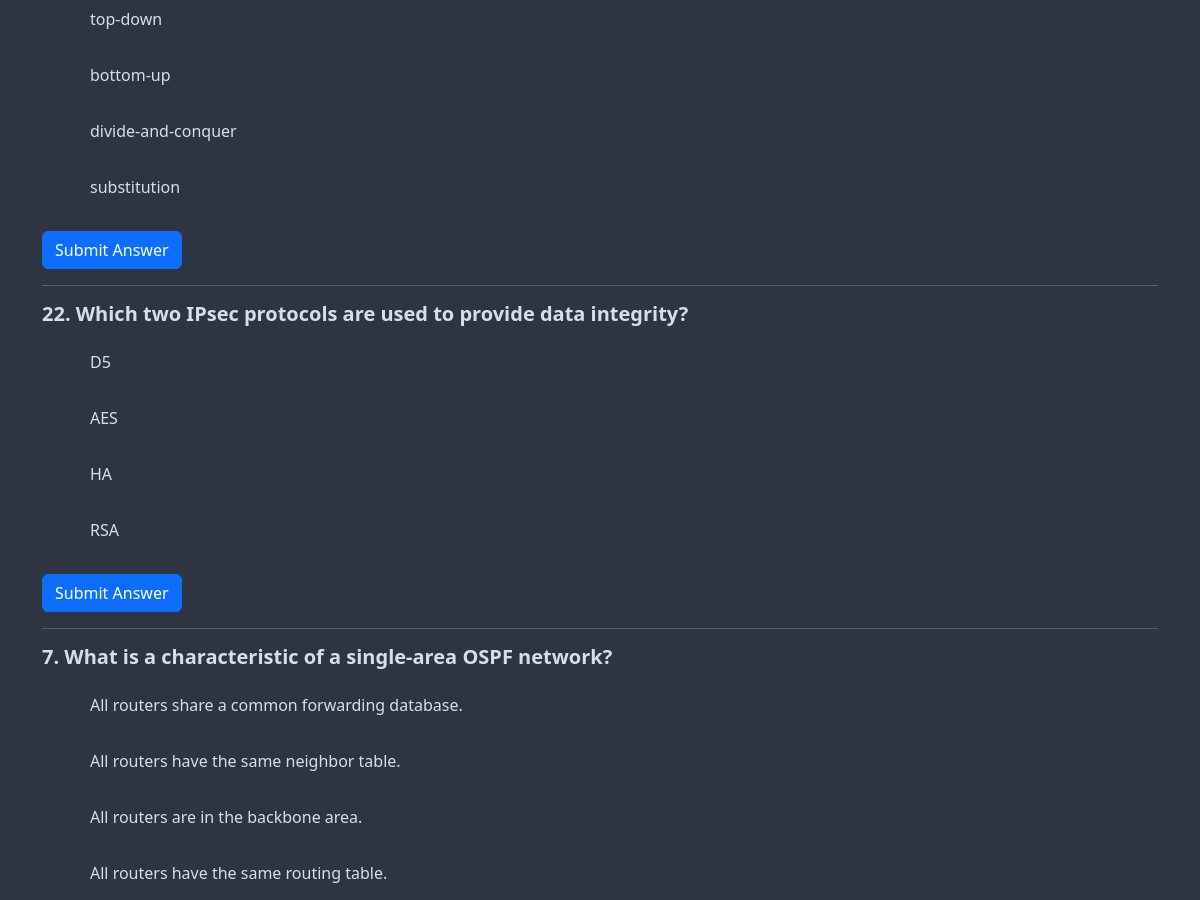
The app's page /take-test/1?duration=30 (middle part), older data.
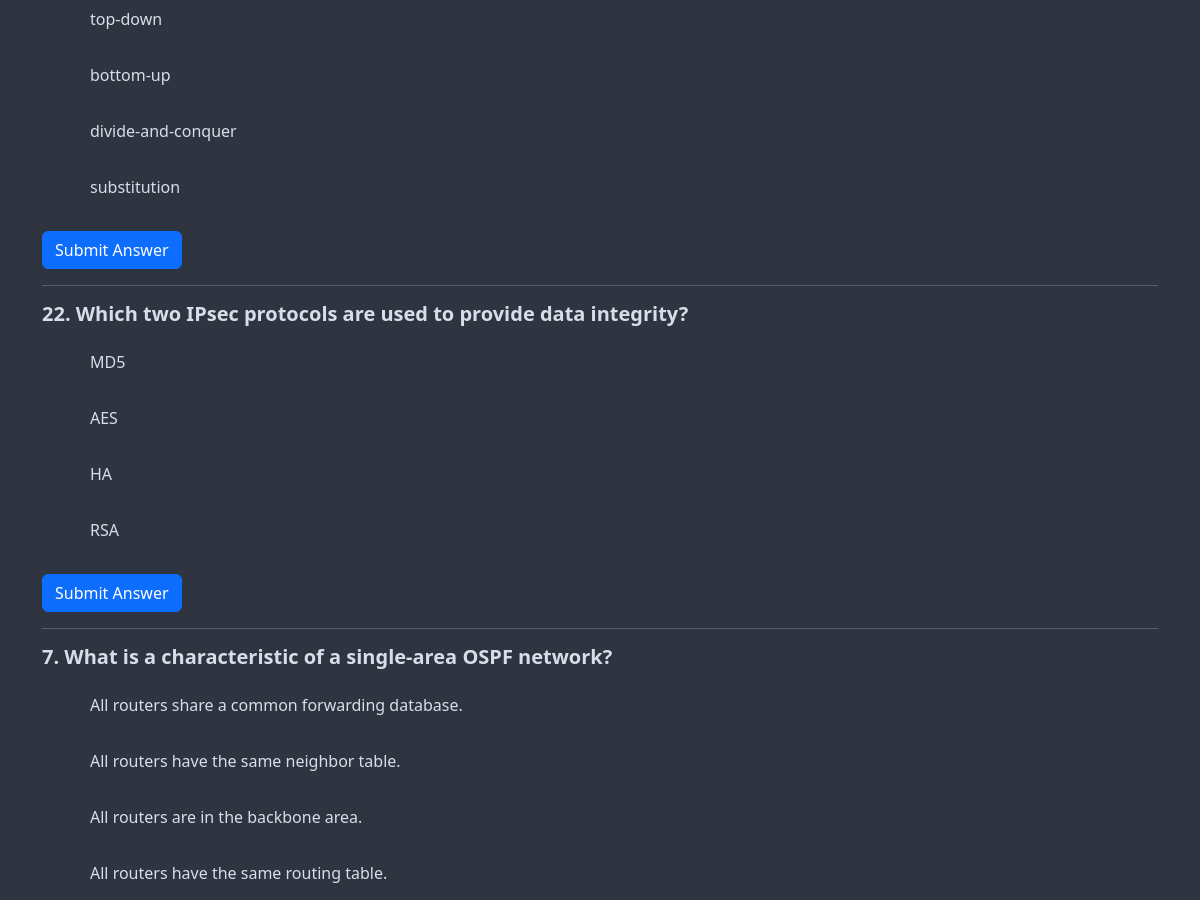
The same page, newer data.
### main/models.py (models this page shows, shortened)
class Answer(models.Model):
    question = models.ForeignKey('Question', on_delete=models.CASCADE, related_name='answer_question')
    answer = models.CharField(max_length=500)

class Question(models.Model):
    question = models.CharField(max_length=250)
    extra_information = models.TextField(null=True, blank=True)
    image = models.ImageField(upload_to='question-images', null=True, blank=True)
    answers = models.ManyToManyField('Answer', blank=True, related_name='question_answers')
    correct_answers = models.ManyToManyField('Answer', blank=True, related_name='question_correct_answers')
    explanation = models.TextField(null=True, blank=True)

### main/views.py (the view)
# urls.py: path('take-test/<int:test_id>', TakeTestView.as_view(), name='take-test'),
class TakeTestView(View):
    def get(self, request, test_id: int):
        test = get_object_or_404(Test, pk=test_id)
        duration = request.GET.get('duration')
        if duration == "30":
            questions = test.questions.all().order_by('?')[0:15]
        elif duration == "60":
            questions = test.questions.all().order_by('?')[0:30]
        else:
            questions = test.questions.all().order_by('?')
        return render(request, 'take_test.html', context={'test': test, 'questions': questions})

### main/templatetags/test_utils.py (called while the page is built)
@register.filter(name="get_correct_answers")
def get_correct_answers(question):
    return list(question.correct_answers.all().values_list('pk', flat=True))

### main/templates/take_test.html (shortened to what this page needs)
{% extends 'base.html' %}
{% load test_utils %}
{% block content %}
<div class="container">
    <div class="test">
        <div class="questions">
            {% for question in questions %}
            <h5>{{ question.question }}</h5>
            <ul class="answers-list">
                {% for answer in question.answers.all %}
                <li id="answer{{ answer.pk }}" class="answer" onclick='addAnswer("{{ question.pk }}", "{{answer.pk}}")'>{{ answer.answer }}</li>
                {% endfor %}
            </ul>
            <button
                id="question-{{ question.pk }}-selector"
                class="btn btn-primary"
                onclick='selectAnswer("{{ question.pk }}", {{ question|get_correct_answers }})'
                >
                Submit Answer
            </button>
            <hr>
            {% endfor %}
        </div>
    </div>
</div>
{% endblock content %}

### main/templates/base.html (shortened to what this page needs)
{% load static %}
<!DOCTYPE html>
<html lang="en">
<head>
    <link rel="stylesheet" href="{% static 'css/style.css' %}">
    <link href="https://cdn.jsdelivr.net/npm/bootstrap@5.3.0/dist/css/bootstrap.min.css" rel="stylesheet"
>
</head>
<body class="dark">
    <main>
        {% block content %}
        {% endblock content %}
    </main>
</body>
</html>

### main/static/css/style.css (style rules this page uses)
body { --light-background-1: #2E3440; --light-background-2: #3B4252; --light-background-3: #434C5E; --light-background-4: #4C566A; --dark-background-1: #D8DEE9; --dark-background-2: #E5E9F0; --dark-background-3: #ECEFF4; --dark-background-4: #EFF0F3; --frost-1: #8FBCBB; --frost-2: #88C0D0; --frost-3: #81A1C1; --frost-4: #5E81AC; --green-1: #8DA577; --green-2: #A3BE8C; --red-1: #BF616A; --red-2: #9C5159; --orange-1: #D08770; --orange-2: #B67562; --yellow-1: #EBCB8B; --yellow-2: #D1B479; --pink: #B48EAD; }
body.dark { --dark-background-1: #2E3440; --dark-background-2: #3B4252; --dark-background-3: #434C5E; --dark-background-4: #4C566A; --light-background-1: #D8DEE9; --light-background-2: #E5E9F0; --light-background-3: #ECEFF4; --light-background-4: #EFF0F3; --frost-1: #8FBCBB; --frost-2: #88C0D0; --frost-3: #81A1C1; --frost-4: #5E81AC; --green-1: #8DA577; --green-2: #A3BE8C; --red-1: #BF616A; --red-2: #9C5159; --orange-1: #D08770; --orange-2: #B67562; --yellow-1: #EBCB8B; --yellow-2: #D1B479; --pink: #B48EAD; }
html, body { background-color: var(--dark-background-1) !important; color: var(--light-background-1) !important; }
hr { background-color: var(--dark-background-3); }
.btn-primary { background-color: var(--frost-3); border-color: var(--frost-3); border-radius: 0; }
html { background-color: var(--dark-background-1) !important; }

### main/templates/take_test.html (style rules this page uses)
.questions h5 { font-weight: bold; }
.answers-list .answer { list-style: none; padding: 1em; transition: background-color 0.3s ease; }

Row changes from the older to the newer data that the page shows:
changed Answer (number 5 of 12 on the later page): answer "D5" → "MD5"
